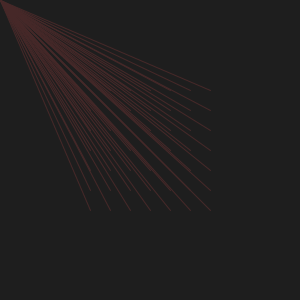
Frame 1 (no input)
Frame 60 (the mouse pressed at the canvas centre just before this capture): identical to frame 1, image omitted
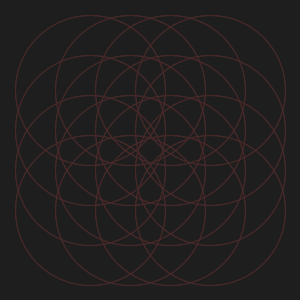
Frame 120 (the mouse held since frame 60 and released just before this capture)

The Processing sketch that drew these frames (run headless with seeded random() and noise(); from frame 60 on, the mouse is pressed at the canvas centre):

// Processing sketch: processing_162765
// ── processing_162765.pde

int option =1;

void setup() {
  size(300, 300);
  smooth();
  noFill();
  stroke(70, 40, 40);
}

void draw() {
  background(30);

  if (option == 1) {
    for (int x = 40; x <= width-130; x +=20) {
      for (int y = 40; y <= width-130; y +=20) {
        line(x+50, y+50, mouseX, mouseY);
      }
    }
  }

  else if (option == 2) {
    background(30);
    for (int x = 40; x <= width-130; x +=40) {
      for (int y = 40; y <= height-130; y +=40) {
        ellipse(x+50, y+50, mouseX, mouseY);
        ellipse(x+50, y+50, mouseX, mouseY);
      }
    }
  }

  else if (option == 3) {
    for (int x = 40; x <= width-130; x +=15) {
      for (int y = 40; y <= height-130; y +=15) {
        line(x+mouseX, y+mouseY, width-130, height-130);
        line(x-mouseX, y+mouseY, width-130, height-130);
      }
    }
  }
}

void mousePressed() {
  option++;
  if (option > 3) option = 1;
}
